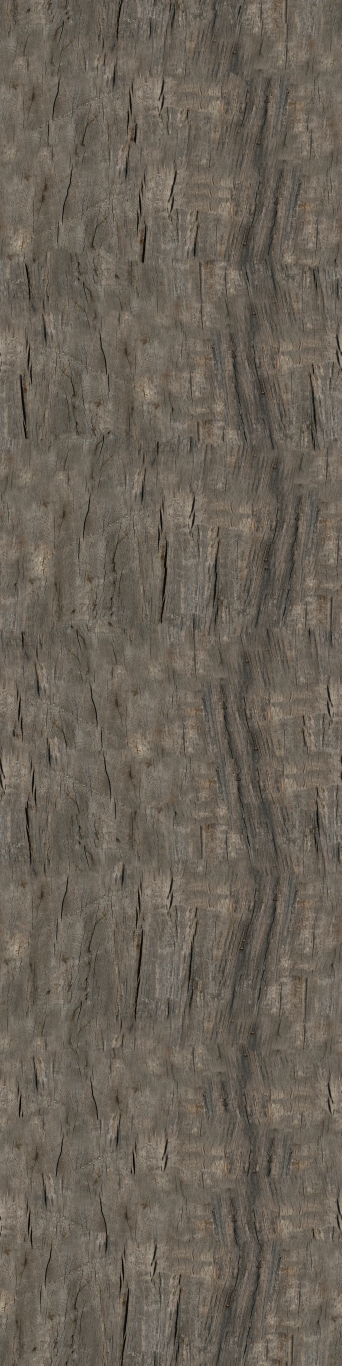
#> input picture goldenline/pier/wood_albedo.webp, 1024 x 4096 px, given in place of rough_wood_diff_2k.jpg, which was not available (shown at 1/3 size)
$ python quilt-wood.py ../../../../goldenline/pier/wood_albedo.webp ../../../../goldenline/pier/wood_normal.webp
#> lines starting #> are read from the running program, lines starting #| are printed output that depends on the picture; pictures that were not available may be replaced by others from this repository, and a replacement may not be noted
#!/usr/bin/env python3
"""Bake the pier's long wood-grain strip from Poly Haven's CC0 `rough_wood` (0.5 m tile).

Planks are 3.2 m and pilings up to 14 m long, so a 0.5 m tile would visibly repeat along the
grain. This quilts (Efros-Freeman image quilting, min-cut seams) random blocks of the source along
the grain into a strip 0.5 m across by ~4.1 m along, tileable both ways, and packs:

  wood_albedo.webp  sRGB albedo
  wood_normal.webp  OpenGL tangent-space normal
  wood_ord.webp     R = roughness, G = ambient occlusion, B = height (displacement)

Resolution is anisotropic on purpose: 0.5 mm/px across the grain, 1 mm/px along it (wood detail
changes fast across the grain and slowly along it).

  python3 quilt-wood.py <dir with rough_wood_*_2k.jpg> <out dir>
"""
import sys

import numpy as np
from scipy import ndimage
from PIL import Image

SRC, OUT = sys.argv[1], sys.argv[2]
W, H = 1024, 512  # source after resampling: 0.5 m x 0.5 m
L = 4096  # output length (rows) along the grain
B, O = 256, 72  # block height, overlap
rng = np.random.default_rng(7)


def load(name, mode='RGB'):
#> called with name = 'diff', mode = 'RGB'
    im = Image.open(f'{SRC}/rough_wood_{name}_2k.jpg').convert(mode)
#> im is the input picture: PIL image 1024x4096 RGB; mean R, G, B 106.6, 98.1, 87.3
    return np.asarray(im.resize((W, H), Image.LANCZOS)).astype(np.float32) / 255.0
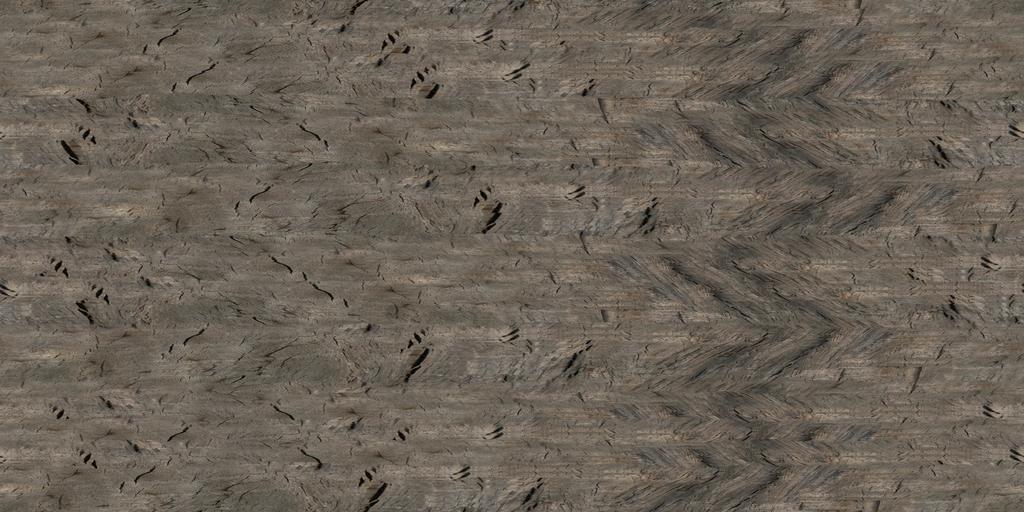
#> returned value: shape (512, 1024, 3) float32; mean of channels 0, 1, 2 0.418, 0.385, 0.343; drawn as R, G, B


diff = load('diff')
nor = load('nor_gl')
#> call 2 of load, with name = 'nor_gl', mode = 'RGB'
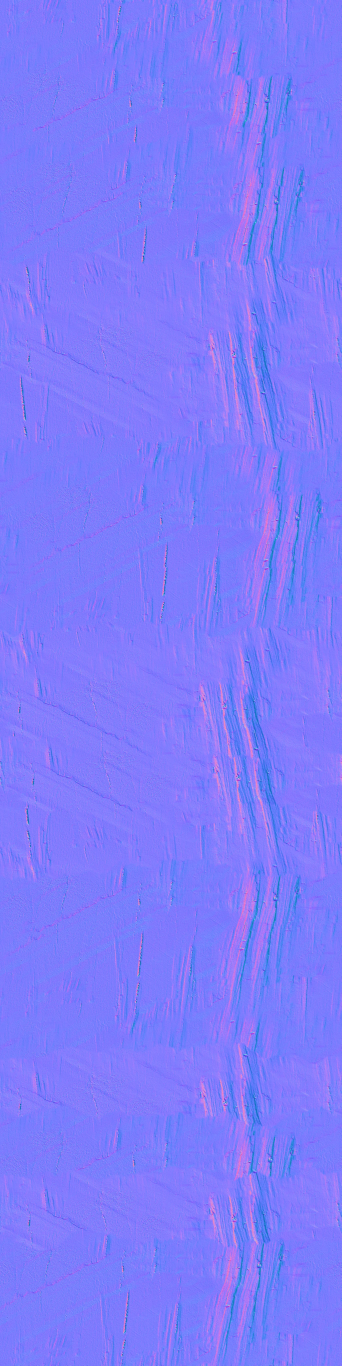
#> input picture goldenline/pier/wood_normal.webp, 1024 x 4096 px, given in place of rough_wood_nor_gl_2k.jpg, which was not available (shown at 1/3 size)
#> in load, im is the input picture: PIL image 1024x4096 RGB; mean R, G, B 126.9, 124.3, 251.5
#> in load (call 2), `return np.asarray(im.resize((W, H), Image.LANCZOS)).astype(np.float32)..`:
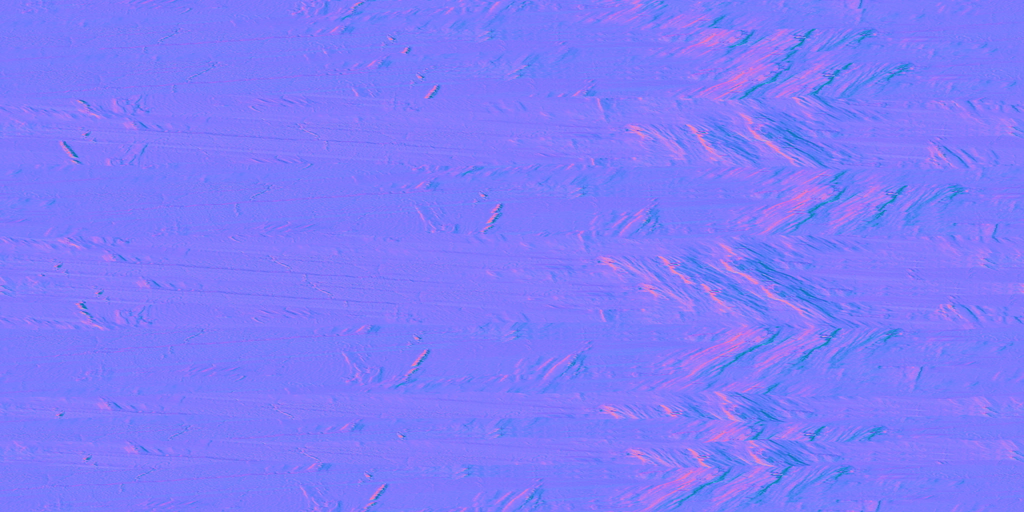
#> returned value: shape (512, 1024, 3) float32; mean of channels 0, 1, 2 0.498, 0.487, 0.987; drawn as R, G, B
rough = load('rough', 'L')[..., None]
#> call 3 of load, with name = 'rough', mode = 'L'
#> in load (call 3), `im = Image.open(f'{SRC}/rough_wood_{name}_2k.jpg').convert(mode)`:
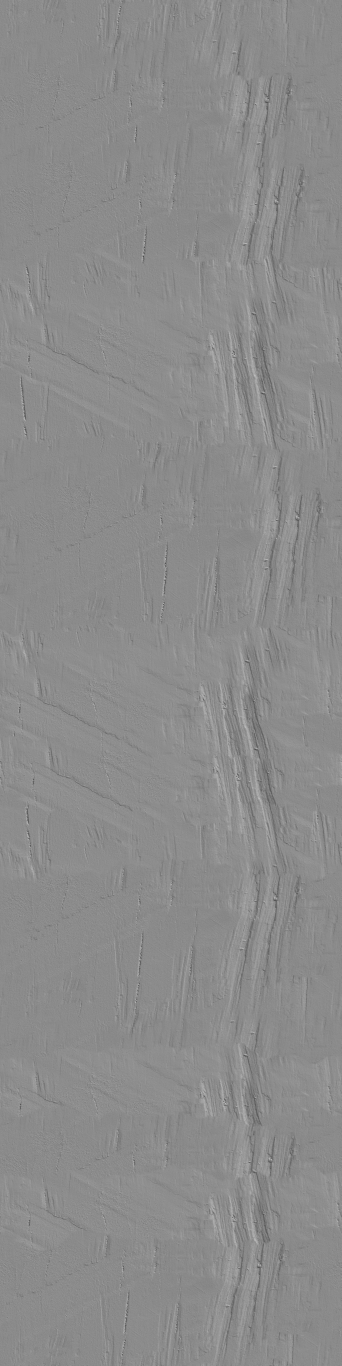
#> im: PIL image 1024x4096 L (shown at 1/3 size); min 49, max 213, mean 139.6
#> in load (call 3), `return np.asarray(im.resize((W, H), Image.LANCZOS)).astype(np.float32)..`:
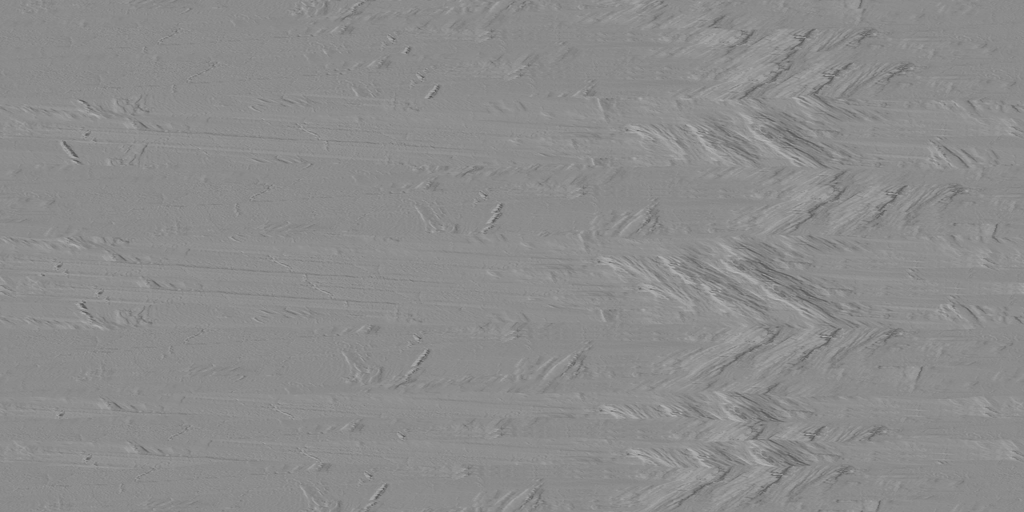
#> returned value: shape (512, 1024) float32; min 0.333, max 0.718, mean 0.547
ao = load('ao', 'L')[..., None]
#> (the run stopped early here; a loop or call above may not have finished)
